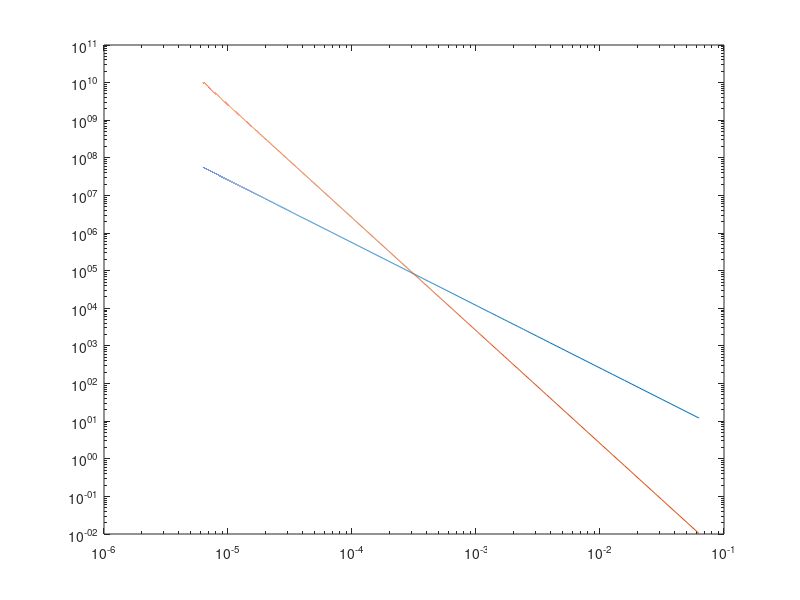
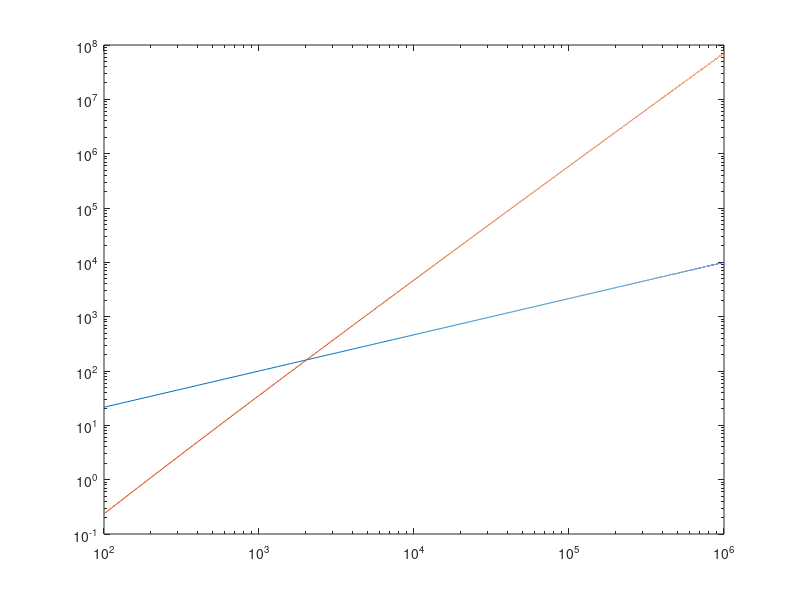
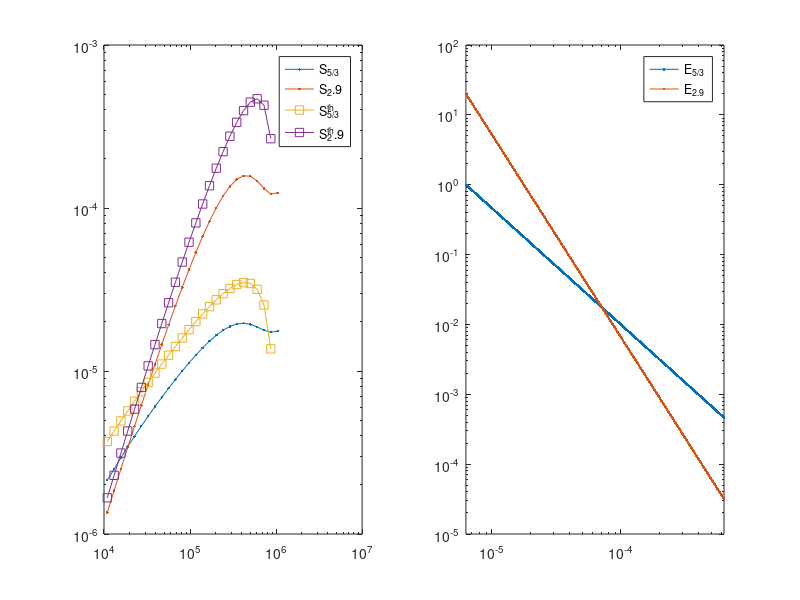

These figures' MATLAB source, in order: (Note: this script raises an error after producing the figures.)
% Find intersection point

%% Spectra
k = 2*pi./[0:100:10^6];

Lx = 10*10^3;

a = 1;
c = a*0.24*(pi/Lx)^(4/3);

figure
loglog(k, 0.12*a*k.^(-5/3))
hold all
loglog(k, c/2*k.^(-3))

%% Structure function

r = [0:100:10^6];

b = 0.0001;
figure
loglog(r, a*r.^(2/3))
hold all
loglog(r,  c*(r.^2).*log(r))

%% Using Hankel transforms
clear
k = 2*pi./10.^[6:-0.001:4];

K_0 = min(k);
K_1 = max(k);

dk = diff(k);
dk = [dk(1) dk];

alpha1 = [5/3];
alpha2 = [2.9];
L_0 = 2*pi/K_0;
L_1 = 2*pi/K_1;

a_0 = floor(log(L_0)/log(1.2));
a_1 = ceil(log(L_1)/log(1.2));

r = 1.2.^[a_1:a_0+1];


E1 = 1;
E2 = 20;

Ek1 = E1*(k/K_0).^(-alpha1);
Ek2 = E2*(k/K_0).^(-alpha2);

% Evaluate with J_1
% for ii = 1:length(r)
%     S1(ii) = 2*sum(dk.*Ek1.*(1- 2*besselj(1,k*r(ii))./k/r(ii)));
%     S2(ii) = 2*sum(dk.*Ek2.*(1- 2*besselj(1,k*r(ii))./k/r(ii)));
% end
% S1th_com = E1*K_0^alpha1*(2*pi)^(3-alpha1)/4/(3-alpha1)*r.^(alpha1-1) - ...
%     E1*r.^2*K_0^3/4/(3-alpha1) + 2*E1*K_0^alpha1*K_1^(1-alpha1)/(1-alpha1) - ...
%     2*E1*K_0^alpha1*(2*pi)^(1-alpha1)/(1-alpha1);
% S2th_com = E2*K_0^alpha2*(2*pi)^(3-alpha2)/4/(3-alpha2)*r.^(alpha2-1) - ...
%     E2*r.^2*K_0^3/4/(3-alpha2) + 2*E2*K_0^alpha2*K_1^(1-alpha2)/(1-alpha2) - ...
%     2*E2*K_0^alpha2*(2*pi)^(1-alpha2)/(1-alpha2);


% Evaluate with J_0 (needs fixing)
for ii = 1:length(r)
    S1(ii) = 2*sum(dk.*Ek1.*(1- besselj(0,k*r(ii))));
    S2(ii) = 2*sum(dk.*Ek2.*(1- besselj(0,k*r(ii))));
end
% limits of 2pi/r
S1th_com =  E1*K_0^alpha1*(2*pi)^(3-alpha1)/4/(3-alpha1)*r.^(alpha1-1) - ...
            E1*r.^2*K_0^3/4/(3-alpha1) + ...
            E1*K_0^alpha1*K_1^(1-alpha1)/(1-alpha1) - ...
            E1*K_0^alpha1*(2*pi)^(1-alpha1)/(1-alpha1);

S2th_com =  E2*K_0^alpha2*(2*pi)^(3-alpha2)/4/(3-alpha2)*r.^(alpha2-1) - ...
            E2*r.^2*K_0^3/4/(3-alpha2) + ...
            E2*K_0^alpha2*K_1^(1-alpha2)/(1-alpha2) - ...
            E2*K_0^alpha2*(2*pi)^(1-alpha2)/(1-alpha2);

% S1_th = 2*E1*(K_0^alpha1)*r.^(alpha1-1)/(alpha1-1)/(2*pi)^(alpha1-1);
% S2_th = E2*(K_0^3)*r.^2/(alpha2-3)/4;
% S2_th = 2*E2*(K_0^alpha2)*r.^(alpha2-1)/(alpha2-1)/(2*pi)^(alpha2-1);

% limits of 1/r.
% S1th_com = E1*K_0^alpha1/4/(3-alpha1)*r.^(alpha1-1) - ...
%     E1*r.^2*K_0^3/4/(3-alpha1) + E1*K_0^alpha1*K_1^(1-alpha1)/(1-alpha1) - ...
%     E1*K_0^alpha1/(1-alpha1);
% S2th_com = E2*K_0^alpha2*(2*pi)^(3-alpha2)/4/(3-alpha2)*r.^(alpha2-1) - ...
%     E2*r.^2*K_0^3/4/(3-alpha2) + E2*K_0^alpha2*K_1^(1-alpha2)/(1-alpha2) - ...
%     E2*K_0^alpha2*(2*pi)^(1-alpha2)/(1-alpha2);

 close all
%
figure
subplot(1,2,1)
loglog(r, S1,'.-')
hold all
loglog(r, S2,'.-')
loglog(r, 2*S1th_com,'s-')
loglog(r, 2*(S2th_com),'s-')
legend('S_{5/3}', ['S_' num2str(alpha2)], 'S^{th}_{5/3}', ['S^{th}_' num2str(alpha2)] ,'location','best')
% axis([min(r) max(r) 10^-7 10^-4])
% set(gca,'fontsize',16)


%
subplot(1,2,2)
%figure
loglog(k,Ek1,'.-')
hold all
loglog(k,Ek2,'.-')
axis([K_0 K_1 10^-5 10^2])
legend('E_{5/3}', ['E_{' num2str(alpha2) '}'])
% set(gca,'fontsize',16)

%%
k = 2*pi./10.^[8:-0.1:4];

K_0 = min(k);
K_1 = max(k);
syms r
a1 = 5/3;
a2mat = [1.5:0.1:2.9];
% 
% E1 = 1;
% E2 = 10000;
% E1divE2 = E1/E2;
E1divE2min = (K_1/K_0)^(1./(a1 - 2.9)); 
powmin = floor(log10(E1divE2min));
E1divE2mat = 10.^[powmin:0.05:0];

a1 = 5/3;
a2mat = [1.5:0.1:2.9];
clear solL

% eqn = (E1divE2*K_0^3/(a1 - 3) - K_0^3/4/(a2-3))*r^2 + (E1divE2*K_0^a1*(2*pi)^(1-a1)*(pi^2/(3-a1) - 2/(1-a1)))*r^(a1-1) ...
%     - (K_0^a2*(2*pi)^(1-a2)*(pi^2/(3-a2) - 2/(1-a2)))*r^(a2-1) + 2*E1divE2*K_0^a1*K_1^(1-a1)/(1-a1) - 2*K_0^a2*K_1^(1-a2)/(1-a2) == 0;
for jj = 1:length(E1divE2mat)
    for ii = 1:length(a2mat)
        a2 = a2mat(ii);
        E1divE2 = E1divE2mat(jj);
%         eqn = (E1divE2*K_0^3/(a1 - 3) - K_0^3/4/(a2-3))*r^2 + (E1divE2*K_0^a1*(2*pi)^(1-a1)*(pi^2/(3-a1) - 2/(1-a1)))*r^(a1-1) ...
%             - (K_0^a2*(2*pi)^(1-a2)*(pi^2/(3-a2) - 2/(1-a2)))*r^(a2-1) + 2*E1divE2*K_0^a1*K_1^(1-a1)/(1-a1) - 2*K_0^a2*K_1^(1-a2)/(1-a2) == 0;
        eqn = (E1divE2*K_0^3/(a1 - 3) - K_0^3/4/(a2-3))*r^2 + (E1divE2*K_0^a1*(2*pi)^(1-a1)*(pi^2/(3-a1) - 1/(1-a1)))*r^(a1-1) ...
            - (K_0^a2*(2*pi)^(1-a2)*(pi^2/(3-a2) - 1/(1-a2)))*r^(a2-1) + 1*E1divE2*K_0^a1*K_1^(1-a1)/(1-a1) - 1*K_0^a2*K_1^(1-a2)/(1-a2) == 0;
%         
        
        solLk =  K_0*(E1divE2).^(1./(a1-a2));
        
        if solLk < K_1 & solLk>K_0
            solx = vpasolve(eqn,r,pi./solLk);
            if ~isempty(solx)
                solL(1,ii,jj) = pi./solLk;
                solL(2,ii,jj) = solx;
            else
                solL(1,ii,jj) = NaN;
                solL(2,ii,jj) = NaN;
            end
        else
            solL(1,ii,jj) = NaN;
            solL(2,ii,jj) = NaN;
        end
    end
end


ratio = squeeze(solL(1,:,:)./solL(2,:,:));
Lk = squeeze(solL(1,:,:))/(pi./K_0); 
% pcolor(E1divE2mat, a2mat, ratio)
% figure, pcolor(E1divE2mat, a2mat, ratio)

%%
figure, 
% set(gca,'fontsize',16)
contourf(log10(E1divE2mat), a2mat, ratio,'edgecolor','none')
hold all 
[h,c] = contour(log10(E1divE2mat), a2mat, ratio,[1 2],'edgecolor','r','linewidth',2)
clabel(h,c)
[h, c] = contour(log10(E1divE2mat), a2mat, log10(Lk));
clabel(h,c)
caxis([0.5 3])
h= colorbar;
ylabel(h,'\pi / K_{i} / r_{i}')
xlabel('log_{10}(E_\alpha/E_\beta)') 
ylabel('\beta')
title(['K_1/K_0 = ' num2str(K_1/K_0) '; \alpha = 5/3']) 
set(gca,'fontsize',16)
%% How the intersection point of the two spectra varies
clear
E1divE2 = 10.^[-10:0];
a1mina2 = -[0.2:0.1:2.9];
K_0 = 10^-10;

for i =1:length(a1mina2)
    Kintersect(:,i) = K_0*(E1divE2).^(1./a1mina2(i));
end

close all
figure
pcolor(log10(E1divE2), a1mina2, log10(pi./(Kintersect')))
xlabel('E1/E2')
ylabel('\alpha 1 - \alpha 2')
caxis([-1 5])